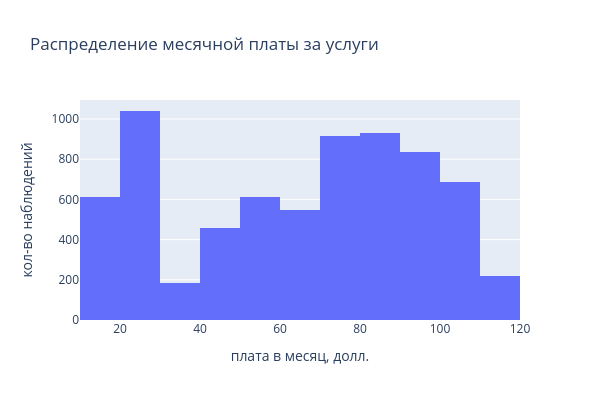

The notebook cell saved with this chart:
### Code cell
# создание объекта - гистограммы
# nbinsx - параметр, которым можно задать кол-во бакетов, на котрые хотим разбить распределение

hist= go.Histogram(x=df['MonthlyCharges'], nbinsx=20)

# создание объекта Figure, в него передается гистограмма
fig = go.Figure(data=hist)

fig.update_layout(
    width=600, # размер графика
    height=400,
    title='Распределение месячной платы за услуги',
    xaxis_title='плата в месяц, долл.',
    yaxis_title='кол-во наблюдений'
)
fig.show()

### Figure 1 — Plotly figure (JSON) as saved in the notebook; plotly's stock layout.template omitted (floating-point values rounded to 4 significant figures; data arrays with more than 128 entries replaced by an {"elided": "..."} marker saying what was removed)
{"data": [{"nbinsx": 20, "type": "histogram", "x": {"elided": "7043 float values"}}], "layout": {"height": 400, "title": {"text": "Распределение месячной платы за услуги"}, "width": 600, "xaxis": {"autorange": true, "range": [10, 120], "title": {"text": "плата в месяц, долл."}, "type": "linear"}, "yaxis": {"autorange": true, "range": [0, 1095.0], "title": {"text": "кол-во наблюдений"}}}}
